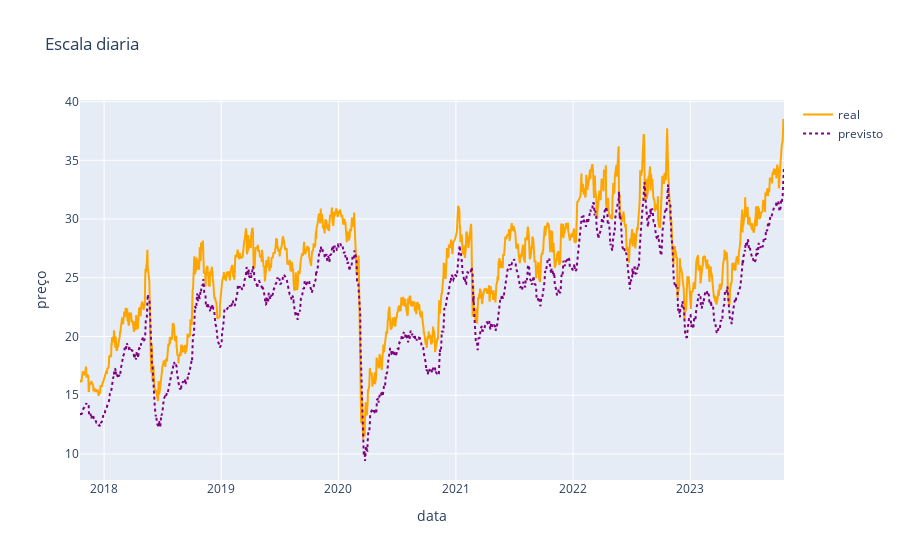
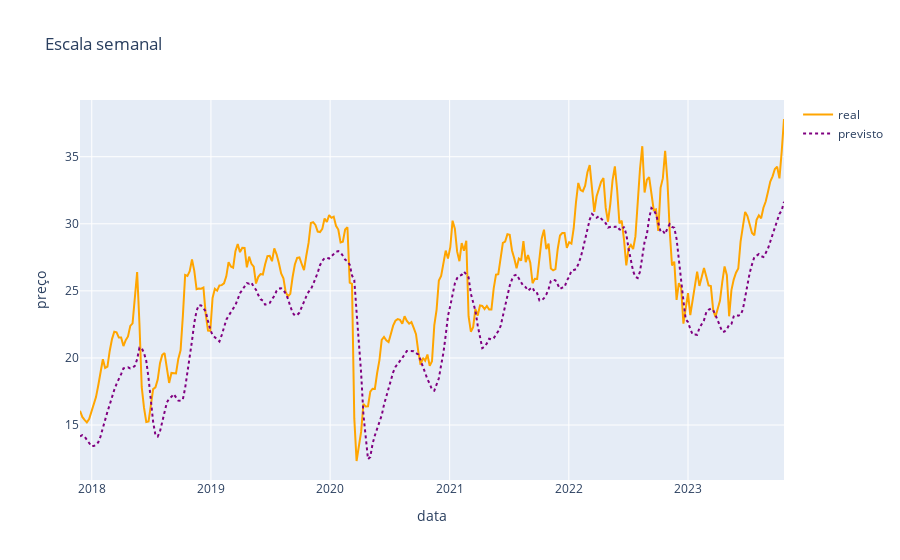
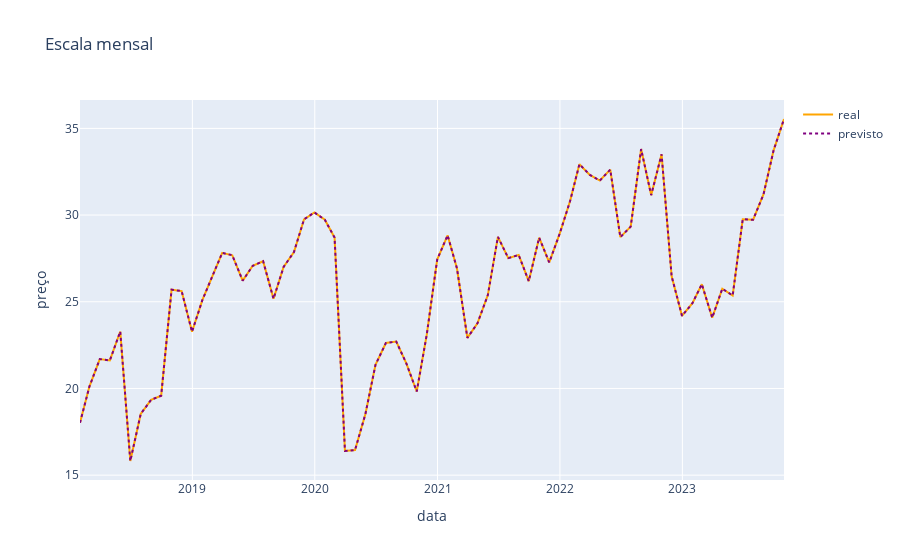

Notebook code for these charts, in order:
### Code cell
import plotly.graph_objects as go
import pandas as pd


# funcao com todas as chatices de criar um grafico no plotly, ele ja coloca o titulo com base no segundo argumento
# que mandar e alem disso, basta passar o df que ele faz o grafíco!!

def cria_grafico(df, titulo):
    fig = go.Figure()
    fig.add_trace(go.Scatter(x=df['data'], y=df['real'], mode='lines', name='real', line=dict(color='orange')))
    fig.add_trace(go.Scatter(x=df['data'], y=df['prev'], mode='lines', name='previsto', line=dict(color='purple', dash='dot')))
    fig.update_layout(title=titulo, xaxis_title="data", yaxis_title="preço")
    return fig


fig_diario = cria_grafico(df_diario, "Escala diaria")
fig_semanal = cria_grafico(df_semanal, "Escala semanal")
fig_mensal = cria_grafico(df_mensal, "Escala mensal")

fig_diario.show()
fig_semanal.show()
fig_mensal.show()
